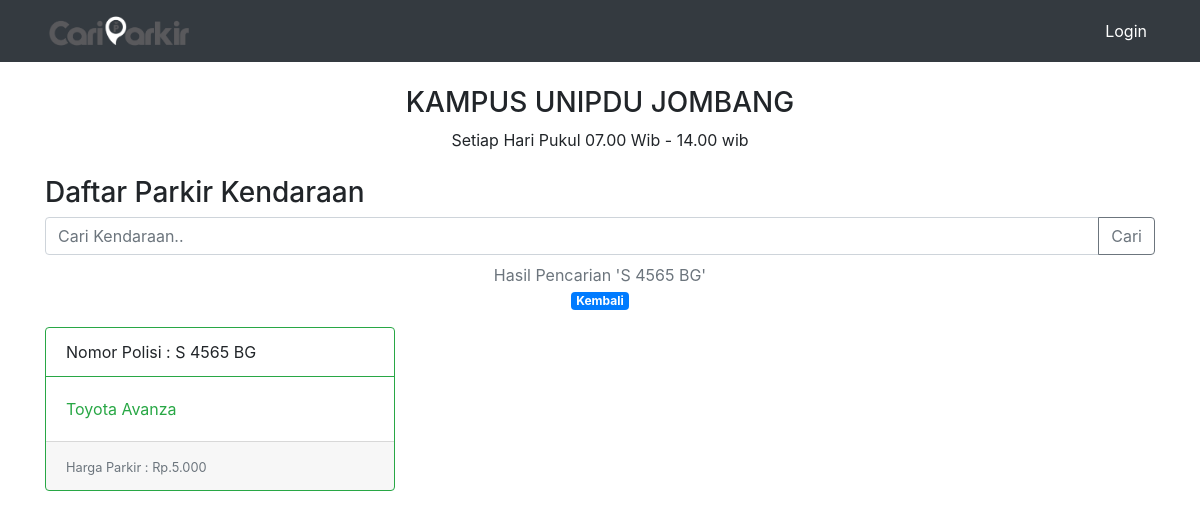
Screenshot of /parkir/index.php?cari=S 4565 BG with the database file from the repository.
### tables this page shows
CREATE TABLE `kendaraan` (
  `id` int(11) NOT NULL,
  `nomor_polisi` varchar(10) DEFAULT NULL,
  `nama_kendaraan` varchar(50) DEFAULT NULL,
  `merk_kendaraan` varchar(20) DEFAULT NULL,
  `id_jenisKendaraan` int(11) DEFAULT NULL
);

CREATE TABLE `jeniskendaraan` (
  `id_jenisKendaraan` int(11) NOT NULL,
  `jenis_kendaraan` varchar(20) DEFAULT NULL,
  `harga` varchar(10) DEFAULT NULL
);

### parkir/config/config.php (called while the page is built, shortened)
<?php
function rupiah($angka)
{
    $rupiah = number_format($angka, 0, ',', '.');
    return $rupiah;
}
?>

### parkir/index.php (the view, shortened to what this page needs)
<!doctype html>
<html lang="en">
<head>
    <?php require_once('home/css.php'); ?>
</head>
<body>
    <?php require_once('home/nav.php'); ?>
    <div class="container">
    <center><h3 class="mt-4">KAMPUS UNIPDU JOMBANG</h3></center>
    <center><p>Setiap Hari Pukul 07.00 Wib - 14.00 wib</p></center>
        <h3 class="mt-4">Daftar Parkir Kendaraan
        </h3>
        <form action="index.php" method="get">
            <div class="input-group">
                <input type="text" class="form-control" placeholder="Cari Kendaraan.." name="cari" id="cari">
                <div class="input-group-append">
                    <input class="btn btn-outline-secondary" type="submit" id="tombolCari" value="Cari">
                </div>
            </div>
        </form>
        <div class="row text-center mt-2">
            <div class="col">
            <?php
            if(isset($_GET['cari'])){
                $cari = $_GET['cari'];
                echo "
                <div class='text-muted text-center'>Hasil Pencarian '$cari'</div>
                <a class='badge badge-primary' href='index.php'>Kembali</a>
                ";
            }
            ?>
            </div>
        </div>
        <div class="row mt-3">
            <?php
            include "config/config.php";
            if(isset($_GET['cari'])){
                $cari = $_GET['cari'];
                $data = mysqli_query($koneksi,"SELECT * FROM kendaraan JOIN jenisKendaraan ON kendaraan.id_jenisKendaraan = jenisKendaraan.id_jenisKendaraan WHERE nomor_polisi LIKE '%".$cari."%' OR nama_kendaraan LIKE '%".$cari."%' OR merk_kendaraan LIKE '%".$cari."%'");
            } else {
                $data = mysqli_query($koneksi,"SELECT * FROM kendaraan JOIN jenisKendaraan ON kendaraan.id_jenisKendaraan = jenisKendaraan.id_jenisKendaraan");
            }
            ?>
            <?php while ($kendaraan = mysqli_fetch_array($data)): ?>
            <div class="col-md-4">
                <div class="card border-success mb-3">
                    <div class="card-header bg-transparent border-success">Nomor Polisi : <?= $kendaraan['nomor_polisi']; ?></div>
                    <div class="card-body text-success">
                        <p class="card-text"><?= $kendaraan['merk_kendaraan']; ?> <?= $kendaraan['nama_kendaraan']; ?></p>
                    </div>
                    <div class="card-footer">
                        <small class="text-muted">Harga Parkir : Rp.<?= rupiah($kendaraan['harga']); ?></small>
                    </div>
                </div>
            </div>
            <?php endwhile; ?>
        </div>
    </div>
</body>
</html>

### rows the page displays
kendaraan: nomor_polisi "S 4565 BG", merk_kendaraan "Toyota", nama_kendaraan "Avanza", id_jenisKendaraan.harga "5.000"

### other values shown
$cari "S 4565 BG"
